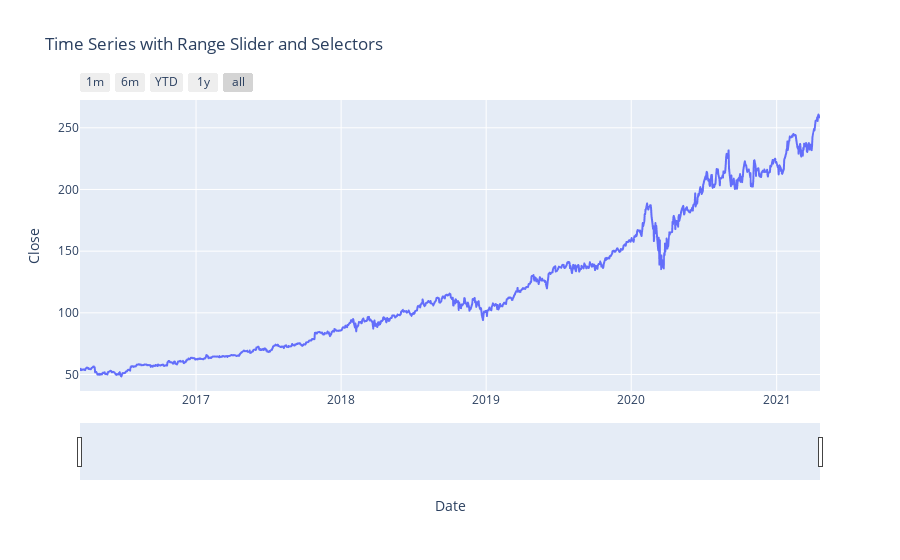

Write notebook code for a chart like this one.
### Code cell
# Plot data
import plotly.express as px

fig = px.line(df, x='Date', y='Close', title='Time Series with Range Slider and Selectors')

fig.update_xaxes(
    rangeslider_visible=True,
    rangeselector=dict(
        buttons=list([
            dict(count=1, label="1m", step="month", stepmode="backward"),
            dict(count=6, label="6m", step="month", stepmode="backward"),
            dict(count=1, label="YTD", step="year", stepmode="todate"),
            dict(count=1, label="1y", step="year", stepmode="backward"),
            dict(step="all")
        ])
    )
)
fig.show()

### Figure 1 — Plotly figure (JSON) as saved in the notebook; plotly's stock layout.template omitted (floating-point values rounded to 4 significant figures; data arrays with more than 128 entries replaced by an {"elided": "..."} marker saying what was removed)
{"data": [{"hovertemplate": "Date=%{x}<br>Close=%{y}<extra></extra>", "legendgroup": "", "line": {"color": "#636efa", "dash": "solid"}, "mode": "lines", "name": "", "showlegend": false, "type": "scattergl", "x": {"elided": "1284 str values"}, "xaxis": "x", "y": {"elided": "1284 float values"}, "yaxis": "y"}], "layout": {"legend": {"tracegroupgap": 0}, "title": {"text": "Time Series with Range Slider and Selectors"}, "xaxis": {"anchor": "y", "domain": [0, 1], "rangeselector": {"buttons": [{"count": 1, "label": "1m", "step": "month", "stepmode": "backward"}, {"count": 6, "label": "6m", "step": "month", "stepmode": "backward"}, {"count": 1, "label": "YTD", "step": "year", "stepmode": "todate"}, {"count": 1, "label": "1y", "step": "year", "stepmode": "backward"}, {"step": "all"}]}, "rangeslider": {"visible": true}, "title": {"text": "Date"}}, "yaxis": {"anchor": "x", "domain": [0, 1], "title": {"text": "Close"}}}}
